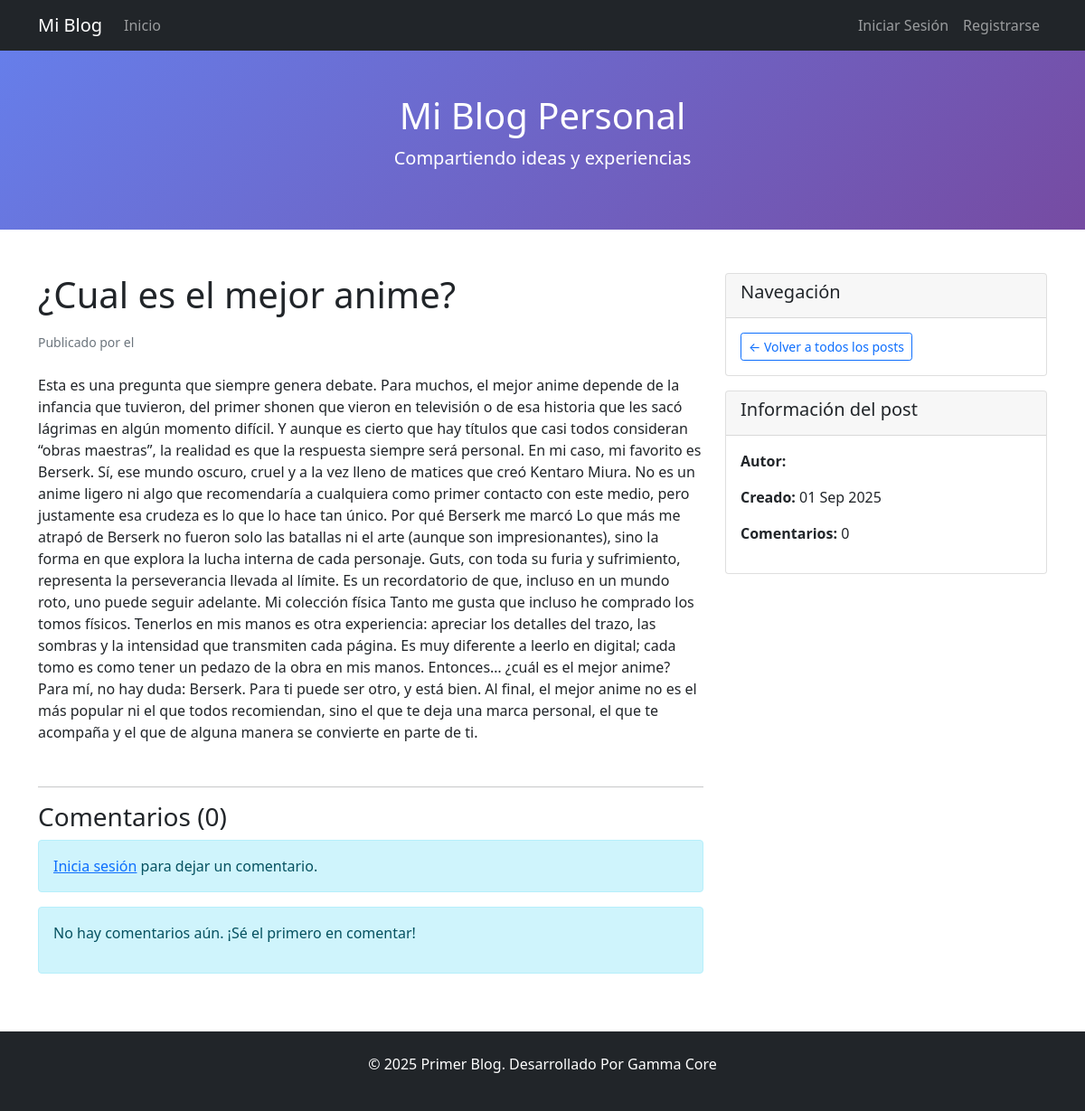
/post/cual-es-el-mejor-anime/, run on the app's committed database.
### blog/models.py (models this page shows, shortened)
class Post(models.Model):
    title = models.CharField(max_length=200, verbose_name='Título')
    slug = models.SlugField(max_length=200, unique=True)
    author = models.ForeignKey(User, on_delete=models.CASCADE, verbose_name='Autor')
    content = RichTextField(verbose_name='Contenido')
    excerpt = models.TextField(max_length=300, blank=True, verbose_name='Resumen')
    cover_image = models.ImageField(upload_to='posts/', blank=True, null=True, verbose_name='Imagen de portada')
    tags = TaggableManager(verbose_name='Etiquetas')
    created_date = models.DateTimeField(default=timezone.now, verbose_name='Fecha de creación')
    published_date = models.DateTimeField(blank=True, null=True, verbose_name='Fecha de publicación')
    published = models.BooleanField(default=False, verbose_name='Publicado')
    class Meta:
        ordering = ['-created_date']
        verbose_name = 'Post'
        verbose_name_plural = 'Posts'
    def get_rating_count(self):
        return self.reviews.count()
    def get_approved_comments_count(self):
        return self.comments.filter(is_approved=True).count()

### blog/views.py (the view)
# urls.py: path('post/<slug:slug>/', views.post_detail, name='post_detail'),
def post_detail(request, slug):
    post = get_object_or_404(Post, slug=slug, published=True)
    comments = post.comments.filter(is_approved=True)
    new_comment = None
    user_review = None
    can_moderate = False
    if request.user.is_authenticated and request.user == post.author:
        can_moderate = True
        comments = post.comments.all()
    if request.user.is_authenticated:
        try:
            user_review = Review.objects.get(post=post, user=request.user)
        except Review.DoesNotExist:
            user_review = None
    if request.method == 'POST':
        if 'comment' in request.POST:
            if not request.user.is_authenticated:
                messages.error(request, 'Debes iniciar sesión para comentar.')
                return redirect('blog:login')
            comment_form = CommentForm(data=request.POST)
            if comment_form.is_valid():
                new_comment = comment_form.save(commit=False)
                new_comment.post = post
                new_comment.author = request.user
                new_comment.save()
                messages.success(request, '¡Tu comentario ha sido añadido y está pendiente de aprobación!')
                return redirect('blog:post_detail', slug=post.slug)
        else:
            comment_form = CommentForm()
        if 'review' in request.POST:
            if not request.user.is_authenticated:
                messages.error(request, 'Debes iniciar sesión para calificar.')
                return redirect('blog:login')
            review_form = ReviewForm(data=request.POST)
            if review_form.is_valid():
                review, created = Review.objects.get_or_create(
                    post=post,
                    user=request.user,
                    defaults=review_form.cleaned_data
                )
                if not created:
                    review.rating = review_form.cleaned_data['rating']
                    review.comment = review_form.cleaned_data['comment']
                    review.save()
                    messages.success(request, '¡Tu calificación ha sido actualizada!')
                else:
                    messages.success(request, '¡Gracias por tu calificación!')
                return redirect('blog:post_detail', slug=post.slug)
        else:
            review_form = ReviewForm()
    else:
        comment_form = CommentForm()
        review_form = ReviewForm()
    return render(request, 'blog/post_detail.html', {
        'post': post,
        'comments': comments,
        'approved_comments_count': post.get_approved_comments_count(),
        'new_comment': new_comment,
        'comment_form': comment_form,
        'review_form': review_form,
        'user_review': user_review,
        'can_moderate': can_moderate
    })

### blog/templates/blog/post_detail.html (shortened to what this page needs)
{% extends 'base.html' %}
{% block content %}
<div class="row">
    <div class="col-md-8">
        <article class="mb-5">
            <h1 class="mb-3">{{ post.title }}</h1>
            <div class="text-muted mb-4">
                <small>
                    Publicado por <strong>{{ post.author.first_name }} {{ post.author.last_name }}</strong>
                    el {{ post.published_date|date:"d M Y \a \l\a\s H:i" }}
                </small>
            </div>
            <div class="post-content">
                {{ post.content|safe }}
            </div>
        </article>
        <hr>
        <div class="comments-section">
            <h3>Comentarios ({{ approved_comments_count }})</h3>
            {% if user.is_authenticated %}
                <div class="card mb-4">
                    <div class="card-header">
                        <h5>Deja tu comentario</h5>
                    </div>
                    <div class="card-body">
                        <form method="post">
                            {% csrf_token %}
                            <input type="hidden" name="comment" value="1">
                            <div class="mb-3">
                                {{ comment_form.content }}
                            </div>
                            <button type="submit" class="btn btn-success">
                                <i class="fas fa-comment"></i> Publicar comentario
                            </button>
                        </form>
                    </div>
                </div>
            {% else %}
                <div class="alert alert-info">
                    <a href="{% url 'blog:login' %}">Inicia sesión</a> para dejar un comentario.
                </div>
            {% endif %}
            {% for comment in comments %}
                <div class="card mb-3 {% if not comment.is_approved %}border-warning{% endif %}">
                    <div class="card-body">
                        <div class="d-flex justify-content-between align-items-start">
                            <div>
                                <h6 class="card-title">
                                    {% if comment.author.profile.avatar %}
                                        <img src="{{ comment.author.profile.avatar.url }}" alt="Avatar" class="rounded-circle me-2" width="30" height="30">
                                    {% endif %}
                                    {{ comment.author.first_name }} {{ comment.author.last_name }}
                                </h6>
                                <small class="text-muted">{{ comment.created_date|date:"d M Y \a \l\a\s H:i" }}</small>
                                {% if not comment.is_approved %}
                                    <span class="badge bg-warning ms-2">Pendiente de aprobación</span>
                                {% endif %}
                            </div>
                            {% if can_moderate %}
                                <div class="btn-group btn-group-sm">
                                    {% if not comment.is_approved %}
                                        <a href="{% url 'blog:moderate_comment' comment.id 'approve' %}" class="btn btn-success btn-sm">
                                            <i class="fas fa-check"></i>
                                        </a>
                                    {% endif %}
                                    <a href="{% url 'blog:moderate_comment' comment.id 'reject' %}" class="btn btn-danger btn-sm">
                                        <i class="fas fa-times"></i>
                                    </a>
                                </div>
                            {% endif %}
                        </div>
                        <p class="card-text mt-2">{{ comment.content|linebreaks }}</p>
                    </div>
                </div>
            {% empty %}
                <div class="alert alert-info">
                    <p>No hay comentarios aún. ¡Sé el primero en comentar!</p>
                </div>
            {% endfor %}
        </div>
    </div>
    <div class="col-md-4">
        <div class="card mb-3">
            <div class="card-header">
                <h5>Navegación</h5>
            </div>
            <div class="card-body">
                <a href="{% url 'blog:post_list' %}" class="btn btn-outline-primary btn-sm">
                    ← Volver a todos los posts
                </a>
            </div>
        </div>
        <div class="card">
            <div class="card-header">
                <h5>Información del post</h5>
            </div>
            <div class="card-body">
                <p><strong>Autor:</strong> {{ post.author.first_name }} {{ post.author.last_name }}</p>
                <p><strong>Creado:</strong> {{ post.created_date|date:"d M Y" }}</p>
                <p><strong>Comentarios:</strong> {{ comments.count }}</p>
            </div>
        </div>
    </div>
</div>
{% endblock %}

### data on the page
Post: title "¿Cual es el mejor anime?", content "Esta es una pregunta que siempre genera debate. Para muchos, el mejor anime depende de la infancia que tuvieron, del primer shonen que vieron en televisión o de esa historia que les sacó lágrimas en algún momento difícil. Y aunque es cierto que hay títulos que casi todos consideran “obras maestras”, la realidad es que la respuesta siempre será personal. En mi caso, mi favorito es Berserk. Sí, ese mundo oscuro, cruel y a la vez lleno de matices que creó Kentaro Miura. No es un anime ligero ni algo que recomendaría a cualquiera como primer contacto con este medio, pero justamente esa crudeza es lo que lo hace tan único. Por qué Berserk me marcó Lo que más me atrapó de Berserk no fueron solo…", created_date "01 Sep 2025"

### other printed values
{{ approved_comments_count }} "0"
{{ comments.count }} "0"
